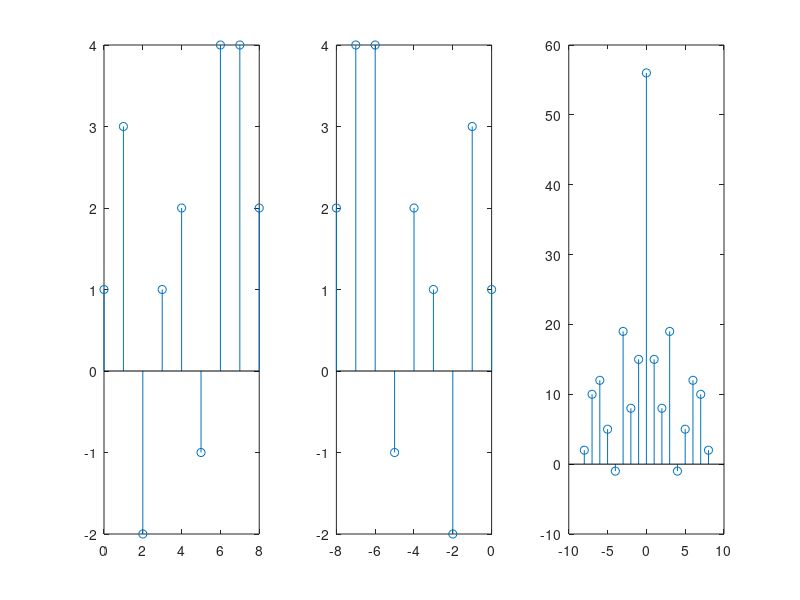
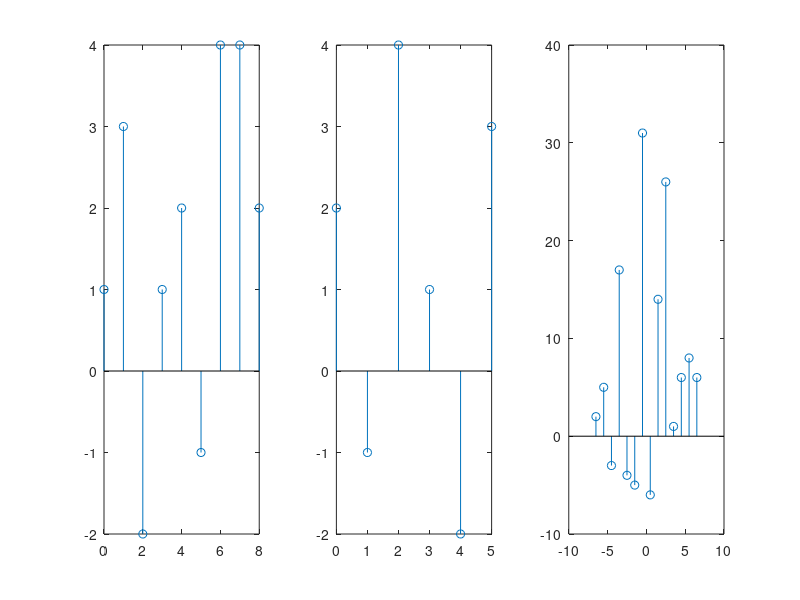
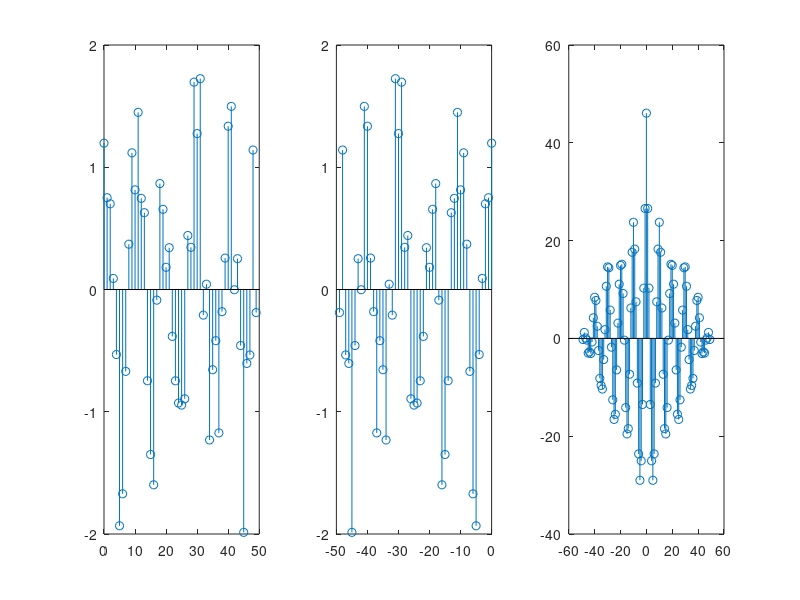

The MATLAB script that drew these images, in order: (Note: this script raises an error after producing the figures.)
%%Alapti Sai Varun
%%1410110037
%%Discussed :
%%
clc;
clear all;
close all;
%% Input
%xdata= input('Enter 1st Input Sequence: ');
% hData= input('Enter 2nd Input Sequence: ');
load noiseData.mat
h2Data=flip(noiseData);
xdata=[1 3 -2 1 2 -1 4 4 2];
hData=[2 -1 4 1 -2 3];
h1Data=flip(xdata);
%% Auto Corelation
[m,n]=size(xdata);
[a,b]=size(h1Data);
r = (2*n)-1;
H=zeros(r,n);
for i=1:n
    H(:,i)=[zeros(i-1,1);h1Data';zeros(r-(b+i-1),1)];
end
%% Cross Corelation
[a1,b1]=size(hData);
r = (n+b1)-1;
H1=zeros(r,n);
for i=1:n
    H1(:,i)=[zeros(i-1,1);hData';zeros(r-(b1+i-1),1)];
end
H=flip(H);
%%  Auto Corelation
[m1,n1]=size(noiseData);
r1 = (2*n1)-1;
H2=zeros(r1,n1);
for i=1:n1
    H2(:,i)=[zeros(i-1,1);h2Data';zeros(r1-(n1+i-1),1)];
end

%% Output
% 1st y=Hx
x=H*xdata';
y=H1*xdata';
z=H2*noiseData';

%% Plotting
figure(1);

axis=0:1:(n-1);
subplot(1,3,1);stem(axis,xdata);
axis=-(n-1):1:0;
subplot(1,3,2);stem(axis,h1Data);
axis=-(n-1):1:(n-1);
subplot(1,3,3);stem(axis,x);
%axis=-(n-1):1:(n-1);
%z=autocorr(xdata);
%subplot(1,8,7);stem(axis3,z);
figure(2);
axis=0:1:(n-1);
subplot(1,3,1);stem(axis,xdata);
axis=0:1:(b1-1);
subplot(1,3,2);stem(axis,hData);
axis=-(r-1)/2:1:(r-1)/2;
subplot(1,3,3);stem(axis,y);
%axis=-(r-1)/2:1:(r-1)/2;
%z1=xcorr(hData)
%subplot(1,8,8);stem(axis7,z1);
figure(3);
axis=0:1:(n1-1);
subplot(1,3,1);stem(axis,noiseData);
axis=-(n1-1):1:0;
subplot(1,3,2);stem(axis,h2Data);
axis=-(n1-1):1:(n1-1);
subplot(1,3,3);stem(axis,z);

peaks=findpeaks(z);
fprintf('We found the differne between two peak indices after max peak is 10. So periodicty is 10');
